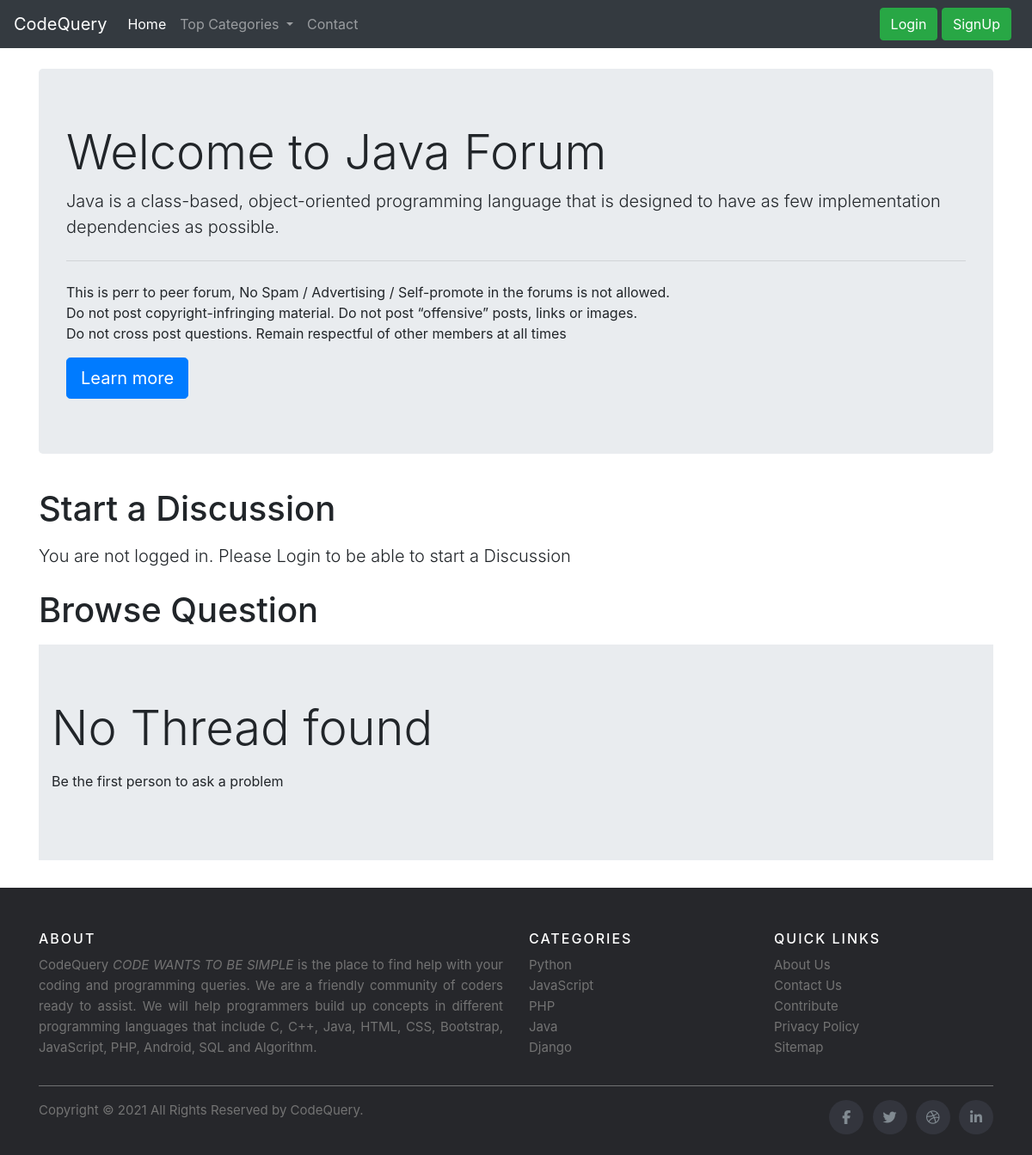
The app's page /threadlist.php?catid=4 with its own data.
### tables this page shows
CREATE TABLE `categories` (
  `category_id` int(11) NOT NULL,
  `category_name` varchar(50) NOT NULL,
  `category_description` text NOT NULL,
  `created` datetime NOT NULL DEFAULT current_timestamp()
);

### threadlist.php (the view, shortened to what this page needs)
<!doctype html>
<html lang="en">
<head>
    <link rel="stylesheet" href="https://stackpath.bootstrapcdn.com/bootstrap/4.5.0/css/bootstrap.min.css"
>
</head>
<body>
    <?php include 'partials\_dbconnect.php'; ?>
    <?php include 'partials\_header.php'; ?>
    <?php
    $id = $_GET['catid'];
    $sql = "SELECT * FROM `categories` WHERE category_id=$id";
    $result = mysqli_query($conn, $sql);
    while($row = mysqli_fetch_assoc($result)){
      $catname = $row['category_name'];
      $catdesc = $row['category_description'];
    }
    ?>
    <div class="container my-4">
        <div class="jumbotron">
            <h1 class="display-4">Welcome to <?php  echo $catname; ?> Forum</h1>
            <p class="lead"><?php  echo $catdesc; ?> </p>
            <hr class="my-4">
            <p>This is perr to peer forum,
                No Spam / Advertising / Self-promote in the forums is not allowed.
                <br>
                Do not post copyright-infringing material.
                Do not post “offensive” posts, links or images.<br>
                Do not cross post questions.
                Remain respectful of other members at all times
            </p>
            <a class="btn btn-primary btn-lg" href="#" role="button">Learn more</a>
        </div>
    </div>
    <?php
    if(isset($_SESSION['loggedin']) && $_SESSION['loggedin']==true){
        echo '<div class="container">
            <form action="'.$_SERVER["REQUEST_URI"].'" method="post">
        <h1 class="py-2">Start a Discussion</h1>
        <div class="form-group">
            <label for="exampleInputEmail1">Problem title</label>
            <input type="text" class="form-control" id="title" name="title" aria-describedby="emailHelp">
            <small id="emailHelp" class="form-text text-muted">Keep your title as short and crisp as
                possible</small>
            <input type="hidden" name="sno" value="'.$_SESSION["sno"].'">
        </div>
        <div class="form-group">
            <label for="exampleFormControlTextarea1">Elaborate your problem</label>
            <textarea class="form-control" name="desc" id="desc" rows="3"></textarea>
        </div>
        <button type="submit" class="btn btn-primary">Submit</button>
        </form>
        </div>';
    }
    else{
        echo '<div class="container">
        <h1 class="py-2">Start a Discussion</h1>
        <p class="lead">
        You are not logged in. Please Login to be able to start a Discussion</p></div>';
    }
    ?>
    <div class="container" id="ques">
        <h1 class="py-2">Browse Question</h1>
        <?php
        $noresult = true;
        if($noresult){
            echo '<div class="jumbotron jumbotron-fluid">
                <div class="container">
                    <p class="display-4">No Thread found</p>
                    <p>Be the first person to ask a problem</p>
                </div>
                </div>';
        }
        ?>
    </div>
    <?php include 'partials\_footer.php'; ?>
</body>
</html>

### records on screen
categories: category_name "Java", category_description "Java is a class-based, object-oriented programming language that is designed to have as few implementation dependencies as possible."
